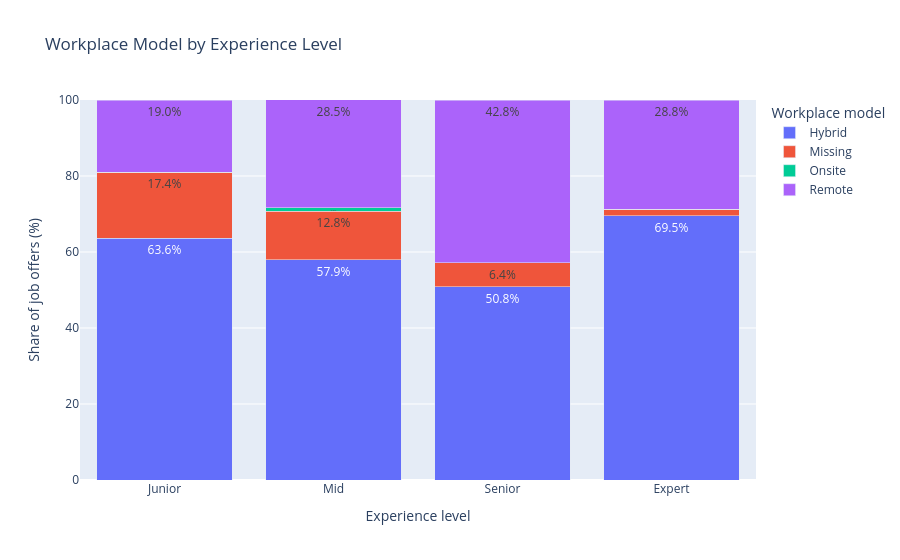

Write notebook code for a chart like this one.
### Code cell
fig = px.bar(
    workplace_experience_plot,
    x="experience",
    y="percentage",
    color="workplace",
    text="percentage",
    category_orders={
        "experience": [
            "Junior",
            "Mid",
            "Senior",
            "Expert"
        ]
    },
    title="Workplace Model by Experience Level",
    labels={
        "experience": "Experience level",
        "percentage": "Share of job offers (%)",
        "workplace": "Workplace model"
    }
)

fig.update_layout(
    barmode="stack",
    yaxis_range=[0, 100]
)

fig.update_traces(
    texttemplate="%{text:.1f}%",
    textposition="inside"
)

fig.show()

### Figure 1 — Plotly figure (JSON) as saved in the notebook; plotly's stock layout.template omitted (floating-point values rounded to 4 significant figures)
{"data": [{"hovertemplate": "Workplace model=Hybrid<br>Experience level=%{x}<br>Share of job offers (%)=%{text}<extra></extra>", "legendgroup": "Hybrid", "marker": {"color": "#636efa", "pattern": {"shape": ""}}, "name": "Hybrid", "orientation": "v", "showlegend": true, "text": [69.5, 63.6, 57.9, 50.8], "textposition": "inside", "texttemplate": "%{text:.1f}%", "type": "bar", "x": ["Expert", "Junior", "Mid", "Senior"], "xaxis": "x", "y": [69.5, 63.6, 57.9, 50.8], "yaxis": "y"}, {"hovertemplate": "Workplace model=Missing<br>Experience level=%{x}<br>Share of job offers (%)=%{text}<extra></extra>", "legendgroup": "Missing", "marker": {"color": "#EF553B", "pattern": {"shape": ""}}, "name": "Missing", "orientation": "v", "showlegend": true, "text": [1.7, 17.4, 12.8, 6.4], "textposition": "inside", "texttemplate": "%{text:.1f}%", "type": "bar", "x": ["Expert", "Junior", "Mid", "Senior"], "xaxis": "x", "y": [1.7, 17.4, 12.8, 6.4], "yaxis": "y"}, {"hovertemplate": "Workplace model=Onsite<br>Experience level=%{x}<br>Share of job offers (%)=%{text}<extra></extra>", "legendgroup": "Onsite", "marker": {"color": "#00cc96", "pattern": {"shape": ""}}, "name": "Onsite", "orientation": "v", "showlegend": true, "text": [0.0, 0.0, 0.9, 0.0], "textposition": "inside", "texttemplate": "%{text:.1f}%", "type": "bar", "x": ["Expert", "Junior", "Mid", "Senior"], "xaxis": "x", "y": [0.0, 0.0, 0.9, 0.0], "yaxis": "y"}, {"hovertemplate": "Workplace model=Remote<br>Experience level=%{x}<br>Share of job offers (%)=%{text}<extra></extra>", "legendgroup": "Remote", "marker": {"color": "#ab63fa", "pattern": {"shape": ""}}, "name": "Remote", "orientation": "v", "showlegend": true, "text": [28.8, 19.0, 28.5, 42.8], "textposition": "inside", "texttemplate": "%{text:.1f}%", "type": "bar", "x": ["Expert", "Junior", "Mid", "Senior"], "xaxis": "x", "y": [28.8, 19.0, 28.5, 42.8], "yaxis": "y"}], "layout": {"barmode": "stack", "legend": {"title": {"text": "Workplace model"}, "tracegroupgap": 0}, "title": {"text": "Workplace Model by Experience Level"}, "xaxis": {"anchor": "y", "categoryarray": ["Junior", "Mid", "Senior", "Expert"], "categoryorder": "array", "domain": [0, 1], "title": {"text": "Experience level"}}, "yaxis": {"anchor": "x", "domain": [0, 1], "range": [0, 100], "title": {"text": "Share of job offers (%)"}}}}
